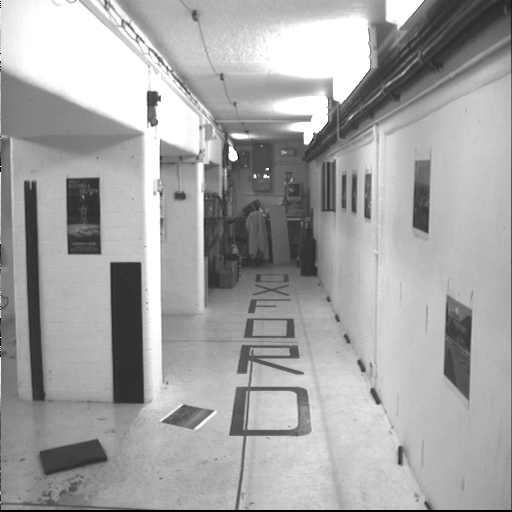
#> input picture project/solution/images/homography/bt.000.png, 512 x 512 px, found by its file name
$ jupyter execute homographies.ipynb   (shell and % lines are left out)
#> lines starting #> are read from the running program, lines starting #| are printed output that depends on the picture
<p style="text-align: right">

</p>

# 💻 02 - Homographies

The pinhole camera model provides a many-to-one mapping between points in the scene and their corresponding projection onto the image plane. With knowledge of the intrinsic and extrinsic parameters that specify the camera matrix, we can relate points in the image to their corresponding rays in the scene. However, we don't know where along this ray the corresponding scene point lies.

One way of resolving some of this ambiguity is to use prior knowledge of the environment geometry as a means of adding further structure to the projetion model. In the case of Duckietown, we will use the fact that the environment is planar. In other settings, including self-driving vehicles, while the world may not be globally planar, we can treat it as locally planar around the robot (e.g., imagine the tangent plane on the curved surface that the robot is driving on). We can then exploit this planarity to constrain the projection model.

<figure>
  <div style="text-align:center;">

  <figcaption>A homography provides an invertible transformation between the homogeneous coordinates of points in two planes.</figcaption>
  </div>
</figure>

Consider the scenario above in which the world is planar and consists of a collection of points $\mathbf{X}_i, \; i \in \{1,2,\ldots,n\}$, expressed in homogeneous coordinates. These points project to points $\mathbf{x}_i$ in an image of the scene. We can relate each point-pair according to the camera projection matrix

$$
\mathbf{x}_i =
\begin{bmatrix}
f_x & s & p_x\\
0 & f_y & p_y\\
0 & 0 & 1
\end{bmatrix}
\begin{bmatrix}
\mathbf{R} \; \vert \; \mathbf{t}
\end{bmatrix} \mathbf{X}_i
$$

where $\mathbf{R}$ and $\mathbf{t}$ are the rotation matrix and translation vector, respectively, that define the transformation from the world frame to the camera frame. Since we are free to define the world frame as we see fit, let's define it such that the world plane lies in the $x-y$ plane with the $z$-axis orthogonal and pointing up. We can then write the projection operation as follows:

$$
\begin{align}
\mathbf{x}_i &=
\begin{bmatrix}
f_x & s & p_x\\
0 & f_y & p_y\\
0 & 0 & 1
\end{bmatrix}
\begin{bmatrix}
R_{11} & R_{12} & R_{13} & t_x\\
R_{21} & R_{22} & R_{23} & t_y\\
R_{31} & R_{32} & R_{33} & t_z\\
\end{bmatrix}
\begin{bmatrix}
X_i\\
Y_i\\
Z_i\\
1
\end{bmatrix}\\
&=
\begin{bmatrix}
f_x & s & p_x\\
0 & f_y & p_y\\
0 & 0 & 1
\end{bmatrix}
\begin{bmatrix}
R_{11} & R_{12} & R_{13} & t_x\\
R_{21} & R_{22} & R_{23} & t_y\\
R_{31} & R_{32} & R_{33} & t_z\\
\end{bmatrix}
\begin{bmatrix}
X_i\\
Y_i\\
0\\
1
\end{bmatrix} \quad \textrm{since } Z_i = 0\\
&=
\begin{bmatrix}
f_x & s & p_x\\
0 & f_y & p_y\\
0 & 0 & 1
\end{bmatrix}
\begin{bmatrix}
R_{11} & R_{12} & t_x\\
R_{21} & R_{22} & t_y\\
R_{31} & R_{32} & t_z\\
\end{bmatrix}
\begin{bmatrix}
X_i\\
Y_i\\
1
\end{bmatrix}\\
&=
\begin{bmatrix}
H_{11} & H_{12} & H_{13}\\
H_{21} & H_{22} & H_{23}\\
H_{31} & H_{32} & H_{33}\\
\end{bmatrix}
\begin{bmatrix}
X_i\\
Y_i\\
1
\end{bmatrix}
\end{align}
$$

The matrix $H$ defines a projective transformation and is referred to as a *homography*. The matrix is full-rank and defines an invertible mapping between points in the world and their corresponding projection in the image, i.e.,

$$
\begin{align}
\mathbf{x}_i &= H
\begin{bmatrix}
X_i\\
Y_i\\
1
\end{bmatrix}\\
\begin{bmatrix}
X_i\\
Y_i\\
1
\end{bmatrix} &= H^{-1} \mathbf{x}_i
\end{align}
$$

While the homography matrix has 9 elements, we can multiply $H$ by any non-zero constant without affecting the projection. To see this, supose that we have the following transformation involving non-homogeneous image coordinates $[x_i \; y_i]^\top$

$$
\begin{bmatrix}
x_i\\
y_i\\
1
\end{bmatrix} = H
\begin{bmatrix}
X_i\\
Y_i\\
1
\end{bmatrix}
$$

Multiplying $H$ by a non-zero constant $\lambda$ yields

$$
\begin{bmatrix}
\lambda x_i\\
\lambda y_i\\
\lambda
\end{bmatrix} = (\lambda H)
\begin{bmatrix}
X_i\\
Y_i\\
1
\end{bmatrix}
$$

Since these are homogeneous coordinates, the result is the same non-homogeneous coordinates $[x_i \; y_i]^\top$ for the projected point. Thus, while the homography matrix consists of 9 values, it only has 8 degrees-of-freedom.

### Example: Exploring a Homography

Homographies define a projection from one plane to another. Above, we described this in the context of a projection $H$ from points that lie on a plane in the world to the image plane for a particular camera pose. The homography provides a one-to-one mapping of points in the world plane to their corresponding projection in the image. If we were to move the camera to a different pose, there would similarly be a different homography $\bar{H}$ relating the image to the ground plane.

<figure>
  <div style="text-align:center;">

  <figcaption>A visualization of a simple pinhole camera.</figcaption>
  </div>
</figure>

We can compose these homographies to get a homography that relates the homogeneous coordinates of points in one image to their corresponding coordinates in the second image.

$$
\begin{align}
\mathbf{x}_i &= H \mathbf{X}_i\\
&= H\left(\bar{H}^{-1}\mathbf{x}^\prime_i\right)\\
&= \left(H\bar{H}^{-1}\right)\mathbf{x}^\prime_i\\
&= \check{H}\mathbf{x}^\prime_i
\end{align}
$$

where $\check{H} = H\bar{H}^{-1}$ is the homography between the two images that is induced by the ground plane.

<figure>
  <div style="text-align:center;">


  <figcaption>Two images of a hallway on the Oxford campus taken from different viewpoints. The planar ground induces a homography $\check{H}$ between the two images.</figcaption>
  </div>
</figure>

In this example, you will explore the use of a homography to relate images of the same scene taken from different poses. While the scene is not planar, there are planes in the scene that can be used to induce a homography between the two views. In the example below, the floor (ground) plane was used to estimate the homography. In this exercise, you will explore the validity of this homography and see whether it provides a valid transformation between points that don't lie on the ground.

Do you think that the transformation will be valid for points that lie on the walls? Why/why not? (Specifically, pay close attention to the right wall, closer to the camera.)

[cell 1]
### Run this cell to import relevant modules
%pylab tk

from matplotlib import pyplot as plt
import numpy as np
import cv2

[cell 2]
# TODO: Running this cell will bring up a figure displaying the two above images of the scene. When you click a point in the left image,
#.      the projected point in the right image will be rendered according to the homography induced by the ground plane.
#.      Compare the accuracy of the correspondences for points that lie on the ground plane to points elsewhere in the environment.
imgl = cv2.imread('../images/homography/bt.000.png', 0)
#> imgl is the input picture: shape (512, 512); min 0, max 255, mean 164.7
imgr = cv2.imread('../images/homography/bt.002.png', 0)
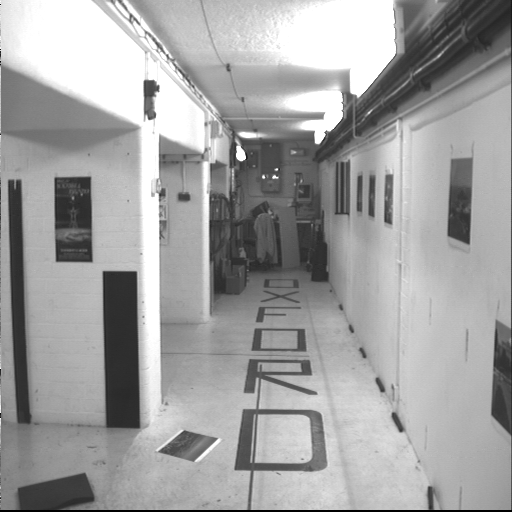
#> input picture project/solution/images/homography/bt.002.png, 512 x 512 px, found by its file name
#> imgr is the input picture: shape (512, 512); min 0, max 255, mean 160.7

H = np.array([[0.907503833504229, -0.116496578881938, 30.8471918181923],[0.00308072860216055, 0.828815989469247, 16.0448537015201],[-1.74015013507422e-05, -0.000441721032603193, 1]])

fig = plt.figure(figsize = (20,20))
ax1 = fig.add_subplot(1,2,1)
ax1.imshow(imgl,cmap = 'gray')
ax1.set_title('Source Image');
ax2 = fig.add_subplot(1,2,2)
ax2.imshow(imgr,cmap = 'gray')
ax2.set_title('Target Image');

def onclick(event):
    # Apply the homography
    print(f"{event.xdata} {event.ydata}")
    x = np.array([[event.xdata, event.ydata, 1]]).transpose()
    xprime = H.dot(x)
    xprime = xprime/xprime[2]
    print(f"    -> {xprime}")

    # Visualize the selected and projected points
    ax1.plot(x[0], x[1], 'rx')
    ax2.plot(xprime[0], xprime[1], 'rx')
    plt.show()

cid = fig.canvas.mpl_connect('button_press_event', onclick)
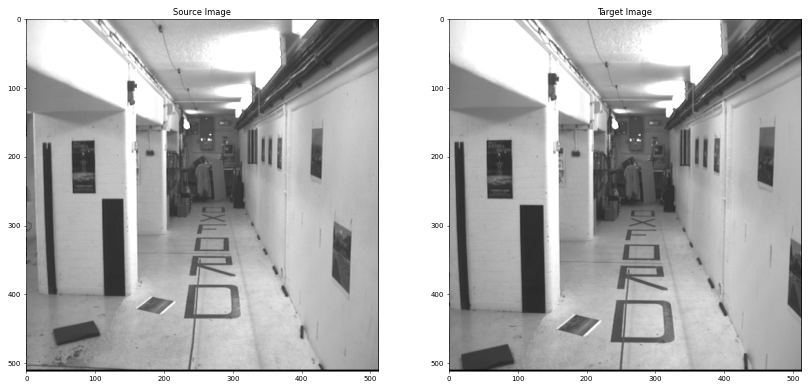
#> figure drawn by matplotlib, 2 panels
